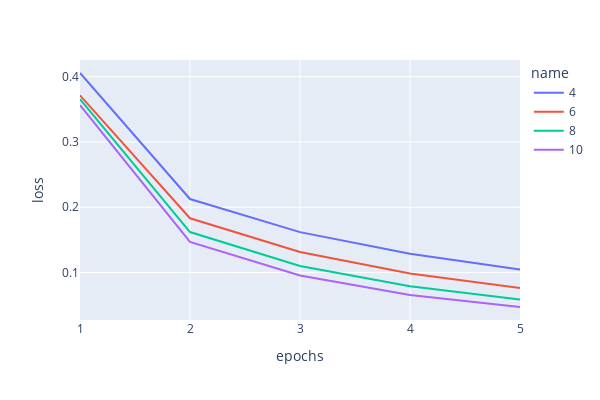
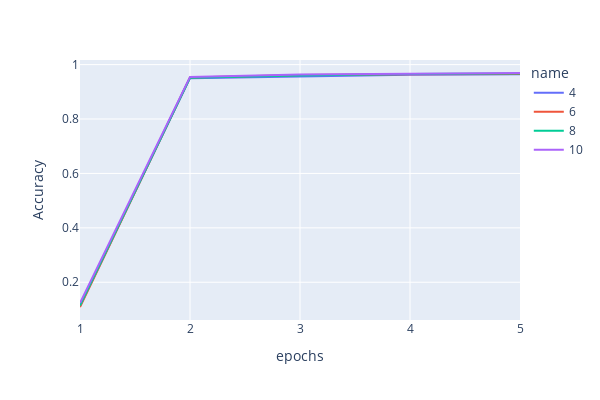

Source (notebook cell) for these figures, in order:
### Code cell
plot_data(res_hidden.values(), names=list(res_hidden.keys()))

### Figure 1 — Plotly figure (JSON) as saved in the notebook; plotly's stock layout.template omitted (floating-point values rounded to 4 significant figures)
{"data": [{"hovertemplate": "name=4<br>epochs=%{x}<br>loss=%{y}<extra></extra>", "legendgroup": "4", "line": {"color": "#636efa", "dash": "solid"}, "marker": {"symbol": "circle"}, "mode": "lines", "name": "4", "orientation": "v", "showlegend": true, "type": "scatter", "x": [1, 2, 3, 4, 5], "xaxis": "x", "y": [0.4057, 0.2127, 0.162, 0.1288, 0.1048], "yaxis": "y"}, {"hovertemplate": "name=6<br>epochs=%{x}<br>loss=%{y}<extra></extra>", "legendgroup": "6", "line": {"color": "#EF553B", "dash": "solid"}, "marker": {"symbol": "circle"}, "mode": "lines", "name": "6", "orientation": "v", "showlegend": true, "type": "scatter", "x": [1, 2, 3, 4, 5], "xaxis": "x", "y": [0.3715, 0.1832, 0.1315, 0.09865, 0.0762], "yaxis": "y"}, {"hovertemplate": "name=8<br>epochs=%{x}<br>loss=%{y}<extra></extra>", "legendgroup": "8", "line": {"color": "#00cc96", "dash": "solid"}, "marker": {"symbol": "circle"}, "mode": "lines", "name": "8", "orientation": "v", "showlegend": true, "type": "scatter", "x": [1, 2, 3, 4, 5], "xaxis": "x", "y": [0.3657, 0.162, 0.11, 0.07891, 0.05854], "yaxis": "y"}, {"hovertemplate": "name=10<br>epochs=%{x}<br>loss=%{y}<extra></extra>", "legendgroup": "10", "line": {"color": "#ab63fa", "dash": "solid"}, "marker": {"symbol": "circle"}, "mode": "lines", "name": "10", "orientation": "v", "showlegend": true, "type": "scatter", "x": [1, 2, 3, 4, 5], "xaxis": "x", "y": [0.3563, 0.1469, 0.09542, 0.0656, 0.04726], "yaxis": "y"}], "layout": {"height": 400, "legend": {"title": {"text": "name"}, "tracegroupgap": 0}, "margin": {"t": 60}, "width": 600, "xaxis": {"anchor": "y", "domain": [0, 1], "title": {"text": "epochs"}}, "yaxis": {"anchor": "x", "domain": [0, 1], "title": {"text": "loss"}}}}

### Figure 2 — Plotly figure (JSON) as saved in the notebook; plotly's stock layout.template omitted (floating-point values rounded to 4 significant figures)
{"data": [{"hovertemplate": "name=4<br>epochs=%{x}<br>Accuracy=%{y}<extra></extra>", "legendgroup": "4", "line": {"color": "#636efa", "dash": "solid"}, "marker": {"symbol": "circle"}, "mode": "lines", "name": "4", "orientation": "v", "showlegend": true, "type": "scatter", "x": [1, 2, 3, 4, 5], "xaxis": "x", "y": [0.112, 0.9502, 0.9566, 0.9624, 0.9644], "yaxis": "y"}, {"hovertemplate": "name=6<br>epochs=%{x}<br>Accuracy=%{y}<extra></extra>", "legendgroup": "6", "line": {"color": "#EF553B", "dash": "solid"}, "marker": {"symbol": "circle"}, "mode": "lines", "name": "6", "orientation": "v", "showlegend": true, "type": "scatter", "x": [1, 2, 3, 4, 5], "xaxis": "x", "y": [0.109, 0.953, 0.9616, 0.9648, 0.9652], "yaxis": "y"}, {"hovertemplate": "name=8<br>epochs=%{x}<br>Accuracy=%{y}<extra></extra>", "legendgroup": "8", "line": {"color": "#00cc96", "dash": "solid"}, "marker": {"symbol": "circle"}, "mode": "lines", "name": "8", "orientation": "v", "showlegend": true, "type": "scatter", "x": [1, 2, 3, 4, 5], "xaxis": "x", "y": [0.114, 0.9516, 0.9604, 0.9658, 0.9672], "yaxis": "y"}, {"hovertemplate": "name=10<br>epochs=%{x}<br>Accuracy=%{y}<extra></extra>", "legendgroup": "10", "line": {"color": "#ab63fa", "dash": "solid"}, "marker": {"symbol": "circle"}, "mode": "lines", "name": "10", "orientation": "v", "showlegend": true, "type": "scatter", "x": [1, 2, 3, 4, 5], "xaxis": "x", "y": [0.1238, 0.9548, 0.9638, 0.9668, 0.9692], "yaxis": "y"}], "layout": {"height": 400, "legend": {"title": {"text": "name"}, "tracegroupgap": 0}, "margin": {"t": 60}, "width": 600, "xaxis": {"anchor": "y", "domain": [0, 1], "title": {"text": "epochs"}}, "yaxis": {"anchor": "x", "domain": [0, 1], "title": {"text": "Accuracy"}}}}
